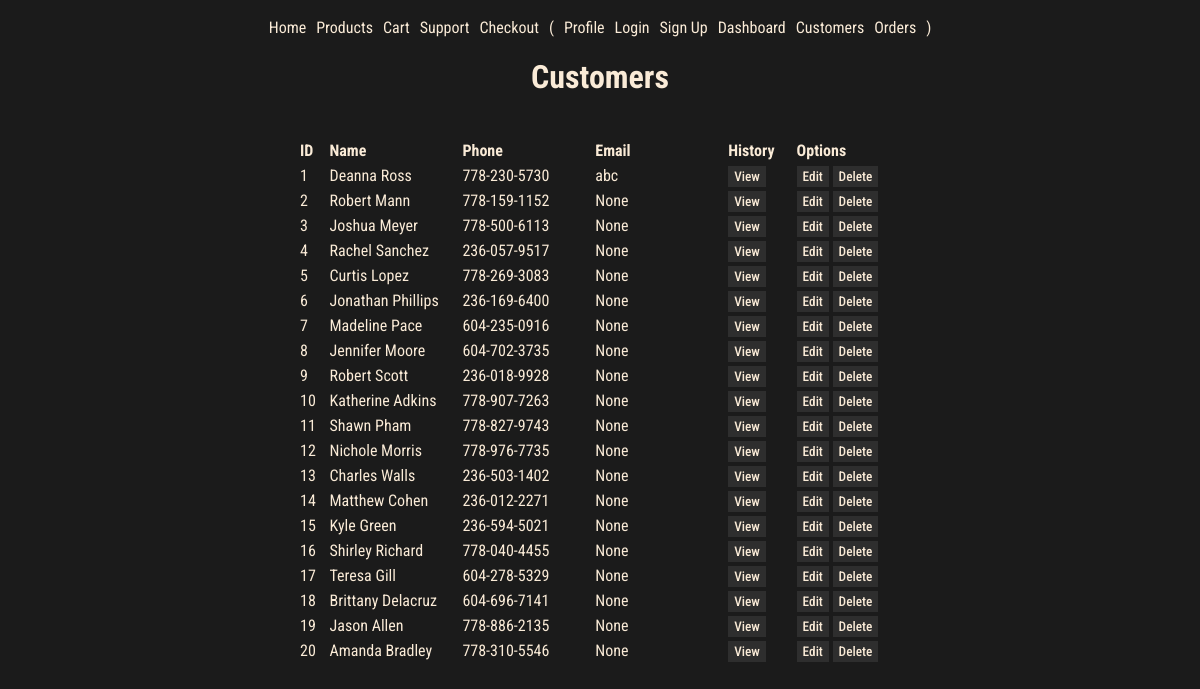
The app's page /users/, older data.
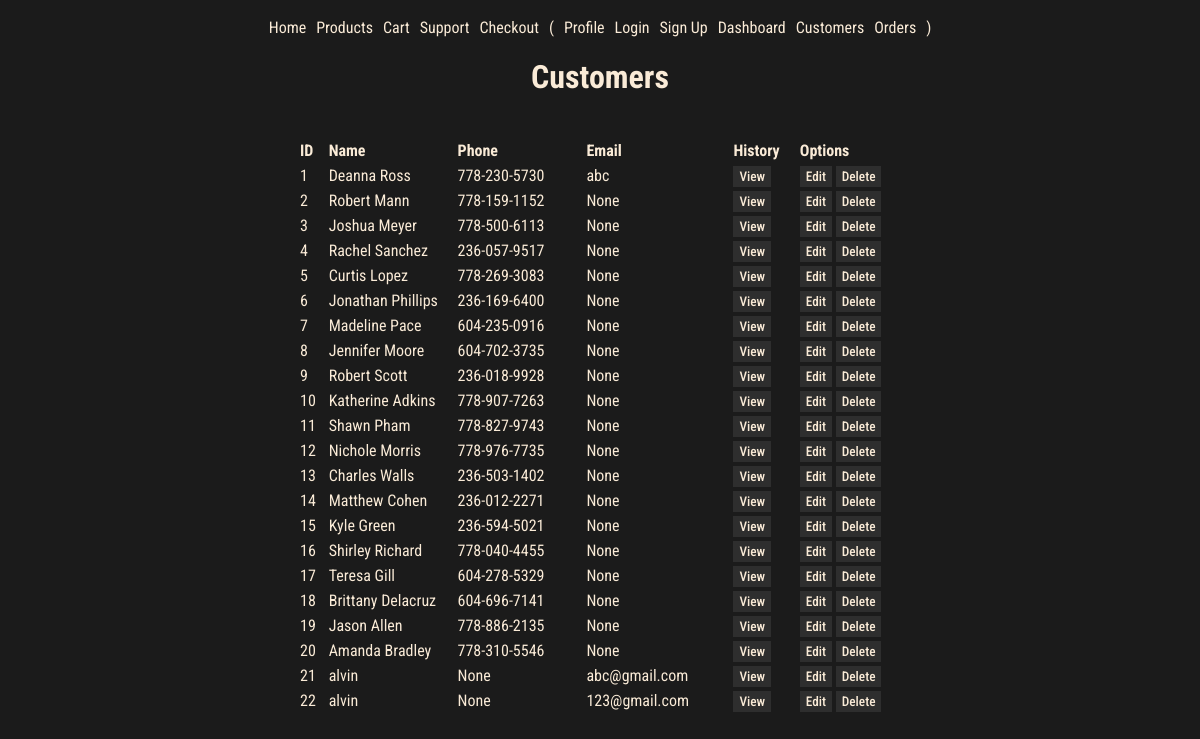
The same page, newer data.
### models.py (models this page shows, shortened)
class User( UserMixin, db.Model):
    id = mapped_column(Integer, primary_key=True)
    name = mapped_column(String(200), nullable=True)
    phone = mapped_column(String(20), nullable=True)
    orders = relationship("Order", back_populates="user", cascade="all, delete-orphan")
    email =  mapped_column(String(200), nullable=True, unique=True)
    password = mapped_column(String(200), nullable=True)

### routes/users.py (the view)
@users_bp.route('/')
def users():
    users = User.query.all()
    return render_template('pages/customers.html', users=users)

### templates/pages/customers.html
{% extends "base.html" %}
{% block content %}
<h1>Customers</h1>
<table>
    <thead>
        <tr>
            <th scope="col" width="20">ID</th>
            <th scope="col" width="90">Name</th>
            <th scope="col" width="90">Phone</th>
            <th scope="col" width="90">Email</th>
            <th scope="col" width="40">History</th>
            <th scope="col" width="70">Options</th>
        </tr>
    </thead>
    <tbody>
        {% for user in users %}
        <tr>
            <td>{{ user.id }}</td>
            <td>{{ user.name }}</td>
            <td>{{ user.phone }}</td>
            <td>{{ user.email }}</td>
            <td>
                <a href="{{ url_for('users.user_detail', user_id=user.id) }}" class="btn">View</a>
            </td>
            <td>
                <a href="/users/{{user.id}}/update" class="btn">Edit</a>
                <a href="/users/{{user.id}}/delete" class="btn"
                    onclick="return confirm('Are you sure to delete?')">Delete</a>
            </td>
        </tr>
        {% endfor %}
    </tbody>
</table>
{% endblock %}

### templates/base.html (shortened to what this page needs)
<!doctype html>
<html lang="en">
<head>
    <link rel="stylesheet" type="text/css" href="{{ url_for('static', filename='style.css') }}">
</head>
<body>
    <nav>
        <div>
            <a href="{{ url_for('home') }}">Home</a>
            <a href="{{ url_for('products.products') }}">Products</a>
            <a href="{{ url_for('orders.cart') }}">Cart</a>
            <a href="{{ url_for('supports.supports') }}">Support</a>
            <a href="{{ url_for('orders.checkout')}}">Checkout</a>
            <span>
                (
            </span>
            <a href="{{ url_for('users.profile') }}">Profile</a>
            <a href="{{ url_for('auth.login') }}">Login</a>
            <a href="{{ url_for('auth.signup') }}">Sign Up</a>
            <a href="{{ url_for('admin.admin') }}">Dashboard</a>
            <a href="{{ url_for('users.users') }}">Customers</a>
            <a href="{{ url_for('orders.orders') }}">Orders</a>
            <span>
                )
            </span>
        </div>
    </nav>
    <div class="container">
        {% block content %}
        {% endblock %}
    </div>
</body>
</html>

### static/style.css (style rules this page uses)
:root { --font-color: antiquewhite; --background: #1b1b1b; --bg-variant: #2e2e2e; --bg-variant-dark: #1f1e1e; --accent-color: #00a2ff; }
body { display: flex; flex-direction: column; align-items: center; justify-content: center; background-color: var(--background); color: var(--font-color); font-family: "Roboto Condensed", sans-serif; padding: 10px; }
nav { display: flex; align-items: center; }
nav > div { display: flex; gap: 10px; }
.container { width: 80vw; max-width: 600px; display: flex; flex-direction: column; align-items: center; justify-content: center; }
a { color: var(--font-color); text-decoration: none; }
table { margin-top: 20px; width: 100%; border-collapse: collapse; }
th, td { text-align: left; padding: 3px 0; }
.btn { cursor: pointer; font-family: "Roboto Condensed", sans-serif; font-weight: 500; font-size: smaller; background-color: var(--bg-variant); color: var(--font-color); padding: 3px 6px; text-decoration: none; border: 0; }

Row changes from the older to the newer data that the page shows:
added User: id "21", name "alvin", phone "None", email "abc@gmail.com"
added User: id "22", name "alvin", phone "None", email "123@gmail.com"
